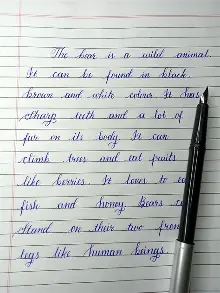
#> input picture samples/sample_cursive_blue.webp, 220 x 293 px; its folder holds only this picture in this run
$ python -i style.py   (imports and definitions only)
#> lines starting #> are read from the running program, lines starting #| are printed output that depends on the picture; after the words box and inside, x2 and y2 are one past the last pixel; in counts of white or black regions, pixels touching at a corner belong together
"""Shared style preparation for both engines (HWT and One-DM).

Turns "a photo of handwriting, or nothing at all" into a folder of word-crop PNGs:
  * photo given        -> deskew, remove ruling lines, segment words (OpenCV)
  * no photo           -> bundled real-handwriting samples (committed assets),
                          with samples/sample_hello.png as a last-resort print-font
                          demo so a run still produces output.
"""
from __future__ import annotations

import shutil
from collections.abc import Callable
from pathlib import Path
from typing import List, Tuple

import cv2
import numpy as np
from PIL import Image

from .runtime import ROOT, SAMPLE_STYLES_DIR

# [1 line that did not run here, left out]


def deskew_image(gray: np.ndarray) -> np.ndarray:
    """Deskew handwriting image based on text line orientation."""
    _, bw = cv2.threshold(gray, 0, 255, cv2.THRESH_BINARY_INV + cv2.THRESH_OTSU)
    coords = np.column_stack(np.where(bw > 0))
    if len(coords) < 50:
        return gray

    angle = cv2.minAreaRect(coords)[-1]
    angle = -(90 + angle) if angle < -45 else -angle
    if 0.4 < abs(angle) < 35.0:
        h, w = gray.shape
        m = cv2.getRotationMatrix2D((w // 2, h // 2), angle, 1.0)
        return cv2.warpAffine(gray, m, (w, h), flags=cv2.INTER_CUBIC, borderValue=255)
    return gray


def segment_words(gray: np.ndarray) -> list[np.ndarray]:
    """Split a handwriting photo into high-quality word crops.

    Robust to notebook ruling lines, margins, and paper textures:
    1. Deskews image.
    2. Identifies and suppresses horizontal ruled lines.
    3. Connects character clusters into words.
    4. Extracts words from the original grayscale image preserving stroke pressure.
    """
    if gray is None or gray.size == 0:
        return []

    # 1. Deskew
    gray = deskew_image(gray)
    h, w = gray.shape

    # 2. Otsu threshold to find all foreground (ink + lines)
    _, bw = cv2.threshold(gray, 0, 255, cv2.THRESH_BINARY_INV + cv2.THRESH_OTSU)

    # 3. Detect horizontal ruling lines & vertical margin lines
    line_w = max(20, w // 15)
    h_kernel = cv2.getStructuringElement(cv2.MORPH_RECT, (line_w, 1))
    h_lines = cv2.morphologyEx(bw, cv2.MORPH_OPEN, h_kernel)

    line_h = max(25, h // 15)
    v_kernel = cv2.getStructuringElement(cv2.MORPH_RECT, (1, line_h))
    v_lines = cv2.morphologyEx(bw, cv2.MORPH_OPEN, v_kernel)

    lines = cv2.bitwise_or(h_lines, v_lines)

    # 4. Remove ruling lines from ink mask
    ink_mask = cv2.subtract(bw, lines)

    # 5. Connect characters within words
    word_kernel = cv2.getStructuringElement(cv2.MORPH_RECT, (10, 4))
    connected = cv2.morphologyEx(ink_mask, cv2.MORPH_CLOSE, word_kernel)

    # 6. Find bounding boxes of word candidates
    contours, _ = cv2.findContours(connected, cv2.RETR_EXTERNAL, cv2.CHAIN_APPROX_SIMPLE)
    boxes: List[Tuple[int, int, int, int]] = []
    for c in contours:
        x, y, cw, ch = cv2.boundingRect(c)
        # Filter out noise, single dots, and full-page borders
        if cw >= 14 and ch >= 10 and cw < w * 0.92 and ch < h * 0.40:
            boxes.append((x, y, cw, ch))

    # Fallback to projection bands if contour detection didn't find words
    if not boxes:
        rows = ink_mask.sum(axis=1) // 255
        start_y = None
        for i, val in enumerate(rows):
            if val > 0 and start_y is None:
                start_y = i
            elif val == 0 and start_y is not None:
                if (i - start_y) >= 10:
                    strip = ink_mask[start_y:i]
                    cols = strip.sum(axis=0) // 255
                    start_x = None
                    for j, cval in enumerate(cols):
                        if cval > 0 and start_x is None:
                            start_x = j
                        elif cval == 0 and start_x is not None:
                            if (j - start_x) >= 14:
                                boxes.append((start_x, start_y, j - start_x, i - start_y))
                            start_x = None
                start_y = None

    if not boxes:
        return []

    # Sort boxes in natural reading order (line by line: bucket by y, then sort by x)
    avg_h = max(16, int(np.mean([b[3] for b in boxes])))
    boxes.sort(key=lambda b: (b[1] // max(1, avg_h), b[0]))

    # 7. Extract crops from original grayscale image with clean white background
    words: list[np.ndarray] = []
    for x, y, cw, ch in boxes:
        pad_x = max(2, int(cw * 0.05))
        pad_y = max(2, int(ch * 0.08))

        x0 = max(0, x - pad_x)
        y0 = max(0, y - pad_y)
        x1 = min(w, x + cw + pad_x)
        y1 = min(h, y + ch + pad_y)

        crop_gray = gray[y0:y1, x0:x1]
        crop_ink = ink_mask[y0:y1, x0:x1]

        # Soft background normalization: keep ink contrast, make background pure white (255)
        # Dilate ink mask slightly to preserve stroke edges
        k_dil = cv2.getStructuringElement(cv2.MORPH_ELLIPSE, (3, 3))
        ink_dil = cv2.dilate(crop_ink, k_dil)
        normalized = np.where(ink_dil > 0, crop_gray, 255).astype(np.uint8)

        # Ensure reasonable aspect ratio
        words.append(normalized)

    return words


# [93 lines left out: functions save_words, bundled_samples, prepare_style, not called in this run]

>>> import cv2
>>> picture = cv2.imread('../../samples/sample_cursive_blue.webp', cv2.IMREAD_GRAYSCALE)
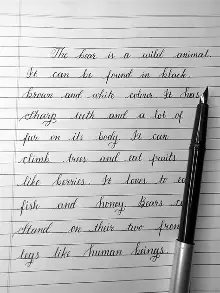
#> picture: shape (293, 220); min 0, max 255, mean 188.1
>>> result = segment_words(picture)
#> in deskew_image, `_, bw = cv2.threshold(gray, 0, 255, cv2.THRESH_BINARY_INV + cv2.THRESH..`:
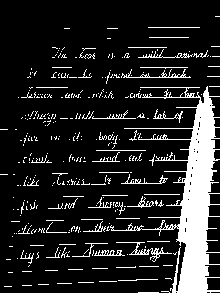
#> bw: shape (293, 220); 14.7% white; 325 white regions (278 under 20 px), largest, box (x1, y1, x2, y2) and area: (110, 86, 220, 293) 5929, (116, 242, 172, 262) 194, (121, 69, 191, 78) 163
#> in deskew_image, `coords = np.column_stack(np.where(bw > 0))`: coords = 9480 pairs, first value 16 to 292, second value 0 to 219
#> in deskew_image, `angle = cv2.minAreaRect(coords)[-1]`: angle = -90
#> in deskew_image, `angle = -(90 + angle) if angle < -45 else -angle`: angle = 0
#> in segment_words, `h_lines = cv2.morphologyEx(bw, cv2.MORPH_OPEN, h_kernel)`: h_lines: shape (293, 220); 8.8% white; 47 white regions (5 under 20 px), largest, box (x1, y1, x2, y2) and area: (149, 169, 220, 293) 3452, (156, 153, 219, 168) 420, (190, 143, 220, 151) 201
#> in segment_words, `v_lines = cv2.morphologyEx(bw, cv2.MORPH_OPEN, v_kernel)`: v_lines: shape (293, 220); 7% white; 2 white regions, box (x1, y1, x2, y2) and area: (180, 86, 213, 293) 4447, (174, 273, 176, 293) 36
#> in segment_words, `lines = cv2.bitwise_or(h_lines, v_lines)`:
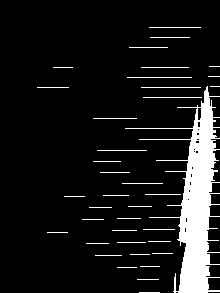
#> lines: shape (293, 220); 10% white; 38 white regions (3 under 20 px), largest, box (x1, y1, x2, y2) and area: (125, 86, 220, 293) 5346, (127, 77, 192, 78) 65, (141, 87, 201, 88) 60
#> in segment_words, `ink_mask = cv2.subtract(bw, lines)`:
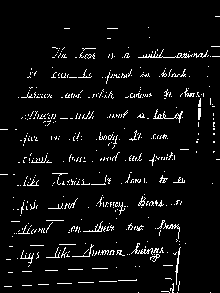
#> ink_mask: shape (293, 220); 5% white in thin lines or dots
#> in segment_words, `connected = cv2.morphologyEx(ink_mask, cv2.MORPH_CLOSE, word_kernel)`:
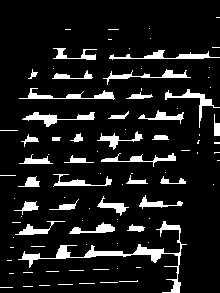
#> connected: shape (293, 220); 10.6% white; 93 white regions (60 under 20 px)
#> in segment_words, `contours, _ = cv2.findContours(connected, cv2.RETR_EXTERNAL, cv2.CHAIN..`: contours = 93 contours, 61 with area under 20; largest, box (x1, y1, x2, y2) and area: (18, 221, 187, 293) 859, (22, 112, 95, 127) 275, (109, 50, 220, 60) 254, (19, 88, 115, 100) 243, (165, 89, 220, 128) 238
#> the loop in segment_words, `for c in contours:` made 93 passes
#> (x, y, cw, ch) on passes 13, 18, 19, 20, 21, 22, 23, 25, 26, 27, 28, 29: (117, 268, 1, 1), (86, 244, 1, 1), (117, 243, 1, 1), (148, 242, 1, 1), (13, 237, 1, 1), (127, 224, 18, 8), (69, 222, 46, 12), (18, 221, 169, 72), (15, 221, 50, 14), (82, 220, 1, 1), (117, 219, 1, 1), (149, 218, 1, 1)
#> (c, x, y, cw, ch) on passes 1 to 6: ([[0, 287], [12, 287]], 0, 287, 13, 1), ([[23, 286], [32, 286]], 23, 286, 10, 1), ([[39, 285], [49, 285]], 39, 285, 11, 1), ([[58, 284], [72, 284]], 58, 284, 15, 1), ([[79, 283], [94, 283]], 79, 283, 16, 1), ([[100, 282], [117, 282]], 100, 282, 18, 1)
#> after the loop in segment_words, `for c in contours:`: boxes = 20 items, first 6: (69, 222, 46, 12), (18, 221, 169, 72), (15, 221, 50, 14), (14, 201, 25, 14), (49, 199, 30, 11), (97, 196, 32, 20)
#> in segment_words, `avg_h = max(16, int(np.mean([b[3] for b in boxes])))`: avg_h = 17
#> the loop in segment_words, `for x, y, cw, ch in boxes:` made 20 passes
#> (x, y, cw, ch, pad_x, pad_y, x0, y0) on passes 1 to 12: (53, 48, 44, 12, 2, 2, 51, 46), (109, 50, 111, 10, 5, 2, 104, 48), (103, 69, 88, 16, 4, 2, 99, 67), (19, 88, 96, 12, 4, 2, 15, 86), (165, 89, 55, 39, 2, 3, 163, 86), (22, 112, 73, 15, 3, 2, 19, 110), (138, 110, 46, 14, 2, 2, 136, 108), (21, 134, 18, 13, 2, 2, 19, 132), (97, 131, 46, 19, 2, 2, 95, 129), (19, 154, 34, 10, 2, 2, 17, 152), (101, 153, 75, 14, 3, 2, 98, 151), (18, 176, 22, 11, 2, 2, 16, 174)
#> pass 3, in segment_words, `crop_ink = ink_mask[y0:y1, x0:x1]`:
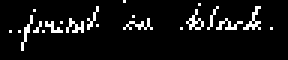
#> crop_ink: shape (20, 96) (shown 3 times larger); 7.2% white in thin lines or dots, all inside (x1, y1, x2, y2) = (3, 0, 91, 17)
#> pass 3, in segment_words, `normalized = np.where(ink_dil > 0, crop_gray, 255).astype(np.uint8)`:
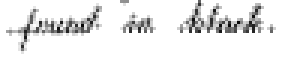
#> normalized: shape (20, 96) (shown 3 times larger); min 4, max 255, mean 234.3
#> after the loop in segment_words, `for x, y, cw, ch in boxes:`: words = 20 items
#> result = 20 items
